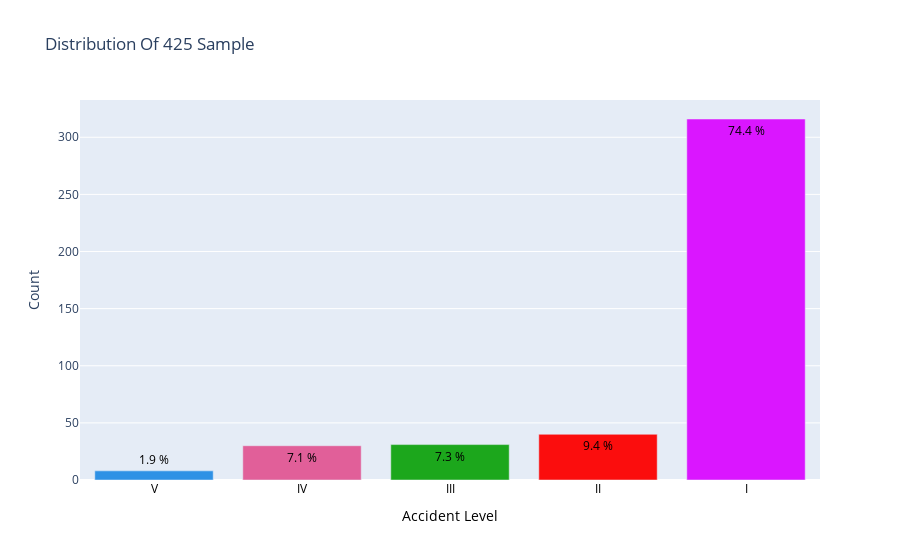

Notebook cell for this chart:
### Markdown cell above
### Accident Level:

### Code cell
data = df2['Accident Level'].value_counts().sort_index(ascending=False)
trace = go.Bar(x = data.index,
               text = ['{:.1f} %'.format(val) for val in (data.values / df2.shape[0] * 100)],
               textposition = 'auto',
               textfont = dict(color = '#000000'),
               y = data.values,
               marker_color=px.colors.qualitative.Dark24,
               
               )
# Create layout
layout = dict(title = 'Distribution Of {} Sample'.format(df2.shape[0]),
              xaxis = dict(title = 'Accident Level',color = '#000000'),
              yaxis = dict(title = 'Count'))
# Create plot
fig = go.Figure(data=[trace], layout=layout)
fig.show(renderer="colab")
iplot(fig)

### Figure 1 — Plotly figure (JSON) as saved in the notebook; plotly's stock layout.template omitted (floating-point values rounded to 4 significant figures)
{"data": [{"textposition": "auto", "textfont": {"color": "#000000"}, "text": ["1.9 %", "7.1 %", "7.3 %", "9.4 %", "74.4 %"], "y": [8, 30, 31, 40, 316], "marker": {"color": ["#2E91E5", "#E15F99", "#1CA71C", "#FB0D0D", "#DA16FF", "#222A2A", "#B68100", "#750D86", "#EB663B", "#511CFB", "#00A08B", "#FB00D1", "#FC0080", "#B2828D", "#6C7C32", "#778AAE", "#862A16", "#A777F1", "#620042", "#1616A7", "#DA60CA", "#6C4516", "#0D2A63", "#AF0038"]}, "x": ["V", "IV", "III", "II", "I"], "type": "bar"}], "layout": {"yaxis": {"title": {"text": "Count"}}, "xaxis": {"color": "#000000", "title": {"text": "Accident Level"}}, "title": {"text": "Distribution Of 425 Sample"}}}
